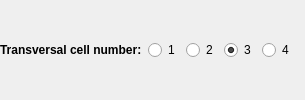
       <widget class="QWidget" name="widget_4" native="true">
        <layout class="QGridLayout" name="gridLayout_5">
         <property name="leftMargin">
          <number>0</number>
         </property>
         <item row="0" column="1">
          <widget class="QRadioButton" name="transversalCellNum1">
           <property name="text">
            <string>1</string>
           </property>
          </widget>
         </item>
         <item row="0" column="2">
          <widget class="QRadioButton" name="transversalCellNum2">
           <property name="text">
            <string>2</string>
           </property>
          </widget>
         </item>
         <item row="0" column="4">
          <widget class="QRadioButton" name="transversalCellNum4">
           <property name="text">
            <string>4</string>
           </property>
          </widget>
         </item>
         <item row="0" column="3">
          <widget class="QRadioButton" name="transversalCellNum3">
           <property name="text">
            <string>3</string>
           </property>
           <property name="checked">
            <bool>true</bool>
           </property>
          </widget>
         </item>
         <item row="0" column="0">
          <widget class="QLabel" name="label_4">
           <property name="font">
            <font>
             <weight>75</weight>
             <bold>true</bold>
            </font>
           </property>
           <property name="text">
            <string>Transversal cell number:</string>
           </property>
          </widget>
         </item>
        </layout>
       </widget>
